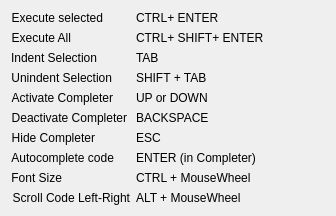
<?xml version="1.0" encoding="UTF-8"?>
<ui version="4.0">
 <class>Dialog</class>
 <widget class="QDialog" name="Dialog">
  <property name="geometry">
   <rect>
    <x>0</x>
    <y>0</y>
    <width>336</width>
    <height>197</height>
   </rect>
  </property>
  <property name="windowTitle">
   <string>Shortcuts list</string>
  </property>
  <layout class="QVBoxLayout" name="verticalLayout">
   <item>
    <layout class="QFormLayout" name="formLayout">
     <item row="0" column="0">
      <widget class="QLabel" name="label">
       <property name="text">
        <string>Execute selected</string>
       </property>
       <property name="alignment">
        <set>Qt::AlignRight|Qt::AlignTrailing|Qt::AlignVCenter</set>
       </property>
      </widget>
     </item>
     <item row="0" column="1">
      <widget class="QLabel" name="label_2">
       <property name="text">
        <string>CTRL+ ENTER</string>
       </property>
      </widget>
     </item>
     <item row="2" column="0">
      <widget class="QLabel" name="label_3">
       <property name="text">
        <string>Indent Selection</string>
       </property>
       <property name="alignment">
        <set>Qt::AlignRight|Qt::AlignTrailing|Qt::AlignVCenter</set>
       </property>
      </widget>
     </item>
     <item row="2" column="1">
      <widget class="QLabel" name="label_4">
       <property name="text">
        <string>TAB</string>
       </property>
      </widget>
     </item>
     <item row="3" column="0">
      <widget class="QLabel" name="label_5">
       <property name="text">
        <string>Unindent Selection</string>
       </property>
       <property name="alignment">
        <set>Qt::AlignRight|Qt::AlignTrailing|Qt::AlignVCenter</set>
       </property>
      </widget>
     </item>
     <item row="3" column="1">
      <widget class="QLabel" name="label_6">
       <property name="text">
        <string>SHIFT + TAB</string>
       </property>
      </widget>
     </item>
     <item row="4" column="0">
      <widget class="QLabel" name="label_7">
       <property name="text">
        <string>Activate Completer</string>
       </property>
       <property name="alignment">
        <set>Qt::AlignRight|Qt::AlignTrailing|Qt::AlignVCenter</set>
       </property>
      </widget>
     </item>
     <item row="4" column="1">
      <widget class="QLabel" name="label_8">
       <property name="text">
        <string>UP or DOWN</string>
       </property>
      </widget>
     </item>
     <item row="6" column="0">
      <widget class="QLabel" name="label_9">
       <property name="text">
        <string>Hide Completer</string>
       </property>
       <property name="alignment">
        <set>Qt::AlignRight|Qt::AlignTrailing|Qt::AlignVCenter</set>
       </property>
      </widget>
     </item>
     <item row="6" column="1">
      <widget class="QLabel" name="label_10">
       <property name="text">
        <string>ESC</string>
       </property>
      </widget>
     </item>
     <item row="5" column="0">
      <widget class="QLabel" name="label_11">
       <property name="text">
        <string>Deactivate Completer</string>
       </property>
       <property name="alignment">
        <set>Qt::AlignRight|Qt::AlignTrailing|Qt::AlignVCenter</set>
       </property>
      </widget>
     </item>
     <item row="5" column="1">
      <widget class="QLabel" name="label_12">
       <property name="text">
        <string>BACKSPACE</string>
       </property>
      </widget>
     </item>
     <item row="7" column="0">
      <widget class="QLabel" name="label_13">
       <property name="text">
        <string>Autocomplete code</string>
       </property>
       <property name="alignment">
        <set>Qt::AlignRight|Qt::AlignTrailing|Qt::AlignVCenter</set>
       </property>
      </widget>
     </item>
     <item row="7" column="1">
      <widget class="QLabel" name="label_14">
       <property name="text">
        <string>ENTER (in Completer)</string>
       </property>
      </widget>
     </item>
     <item row="1" column="0">
      <widget class="QLabel" name="label_15">
       <property name="text">
        <string>Execute All</string>
       </property>
       <property name="alignment">
        <set>Qt::AlignRight|Qt::AlignTrailing|Qt::AlignVCenter</set>
       </property>
      </widget>
     </item>
     <item row="1" column="1">
      <widget class="QLabel" name="label_16">
       <property name="text">
        <string>CTRL+ SHIFT+ ENTER</string>
       </property>
      </widget>
     </item>
     <item row="8" column="0">
      <widget class="QLabel" name="label_17">
       <property name="text">
        <string>Font Size</string>
       </property>
       <property name="alignment">
        <set>Qt::AlignRight|Qt::AlignTrailing|Qt::AlignVCenter</set>
       </property>
      </widget>
     </item>
     <item row="8" column="1">
      <widget class="QLabel" name="label_18">
       <property name="text">
        <string>CTRL + MouseWheel</string>
       </property>
      </widget>
     </item>
     <item row="9" column="0">
      <widget class="QLabel" name="label_19">
       <property name="text">
        <string>Scroll Code Left-Right</string>
       </property>
       <property name="alignment">
        <set>Qt::AlignRight|Qt::AlignTrailing|Qt::AlignVCenter</set>
       </property>
      </widget>
     </item>
     <item row="9" column="1">
      <widget class="QLabel" name="label_20">
       <property name="text">
        <string>ALT + MouseWheel</string>
       </property>
      </widget>
     </item>
    </layout>
   </item>
  </layout>
 </widget>
 <resources/>
 <connections/>
</ui>
